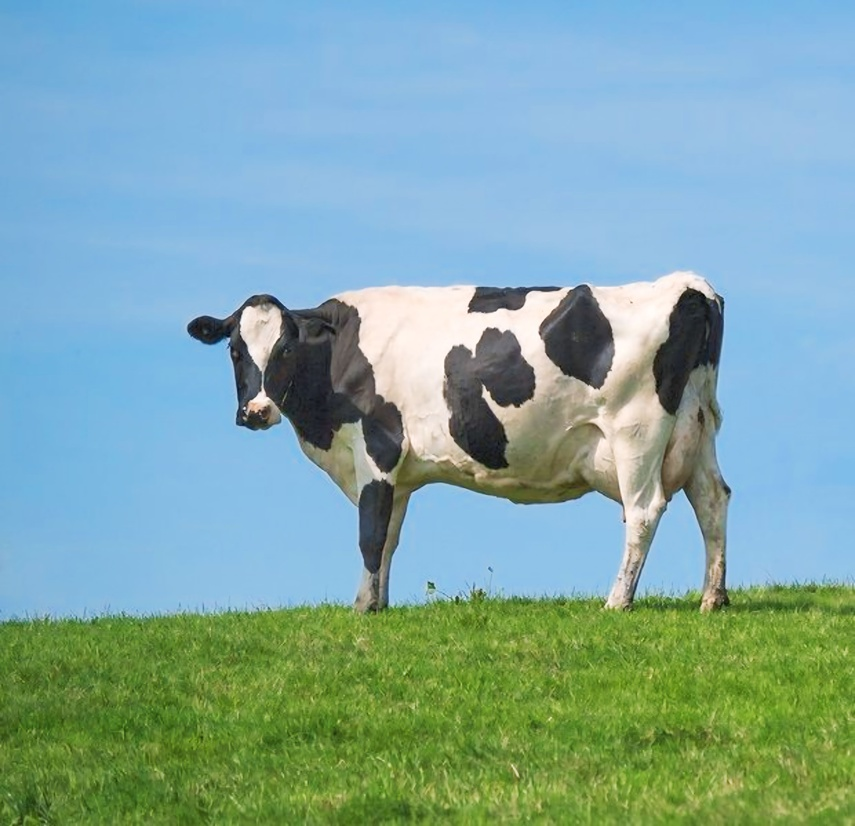
#> input picture Segmenta/Outra/vaca.jpg, 855 x 826 px, shrunk from 3480 x 3361 before the run, found by its file name
$ python vaca_final.py
#> lines starting #> are read from the running program, lines starting #| are printed output that depends on the picture; after the words box and inside, x2 and y2 are one past the last pixel; in counts of white or black regions, pixels touching at a corner belong together
import cv2
import numpy as np
from matplotlib import pyplot as plt

# Carregar a imagem
image_path = 'Segmenta/Outra/vaca.jpg'
image = cv2.imread(image_path)
#> image is the input picture: shape (826, 855, 3); mean B, G, R 164.3, 166.9, 128

# Converter para o espaço de cores HSV
hsv_image = cv2.cvtColor(image, cv2.COLOR_BGR2HSV)
#> hsv_image: shape (826, 855, 3); mean H, S, V 78.2, 110.1, 191.1

# Definir intervalos de HSV para verde (grama) e azul (céu)
lower_green = np.array([36, 25, 25])
upper_green = np.array([86, 255, 255])

lower_blue = np.array([85, 77, 1])
upper_blue = np.array([200, 255, 255])

# Criar máscaras para verde e azul
mask_green = cv2.inRange(hsv_image, lower_green, upper_green)
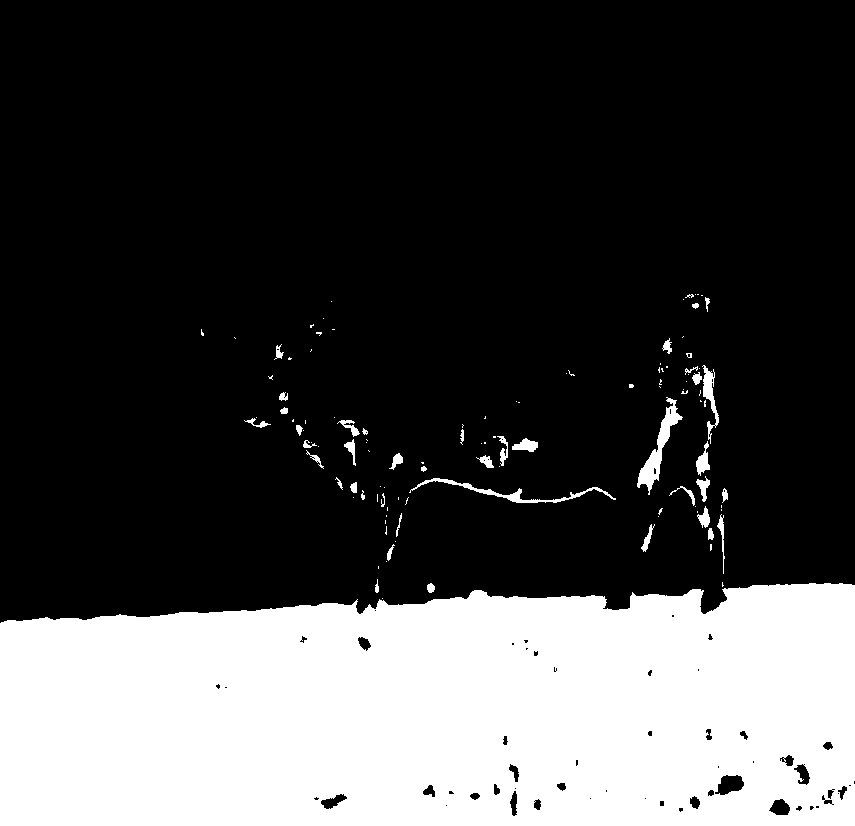
#> mask_green: shape (826, 855); 27.5% white; 116 white regions (74 under 20 px), largest, box (x1, y1, x2, y2) and area: (0, 583, 855, 826) 188430, (637, 397, 683, 495) 1112, (409, 478, 616, 503) 755
mask_blue = cv2.inRange(hsv_image, lower_blue, upper_blue)
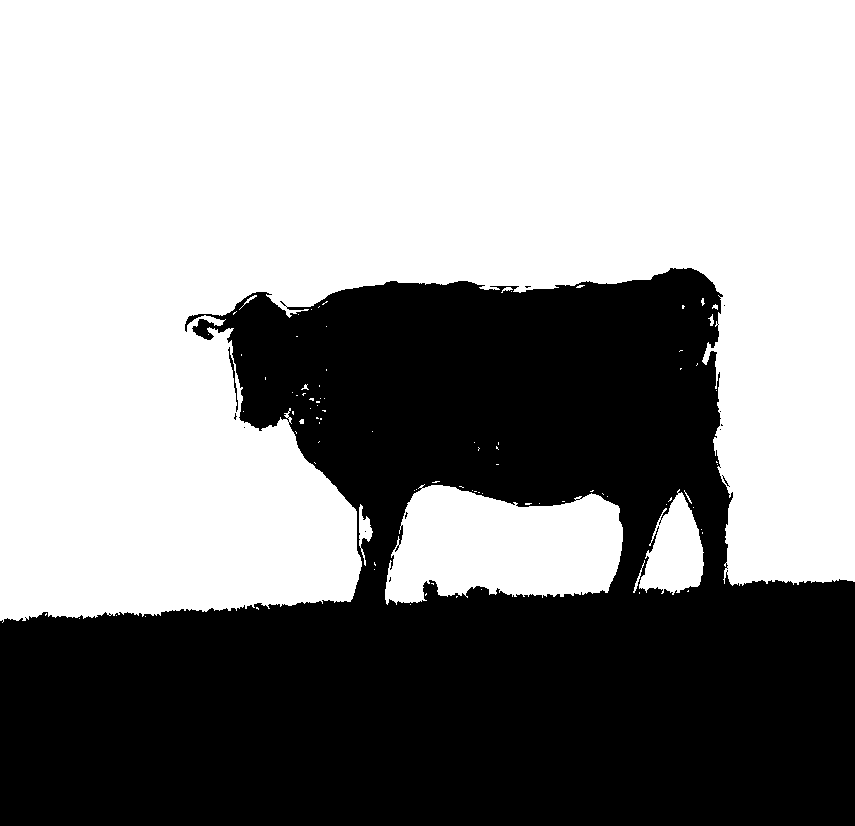
#> mask_blue: shape (826, 855); 57.6% white; 13 black regions (11 under 20 px), largest, box (x1, y1, x2, y2) and area: (0, 268, 855, 826) 299619, (228, 347, 238, 412) 112

# Combinar máscaras
mask_combined = cv2.bitwise_or(mask_green, mask_blue)
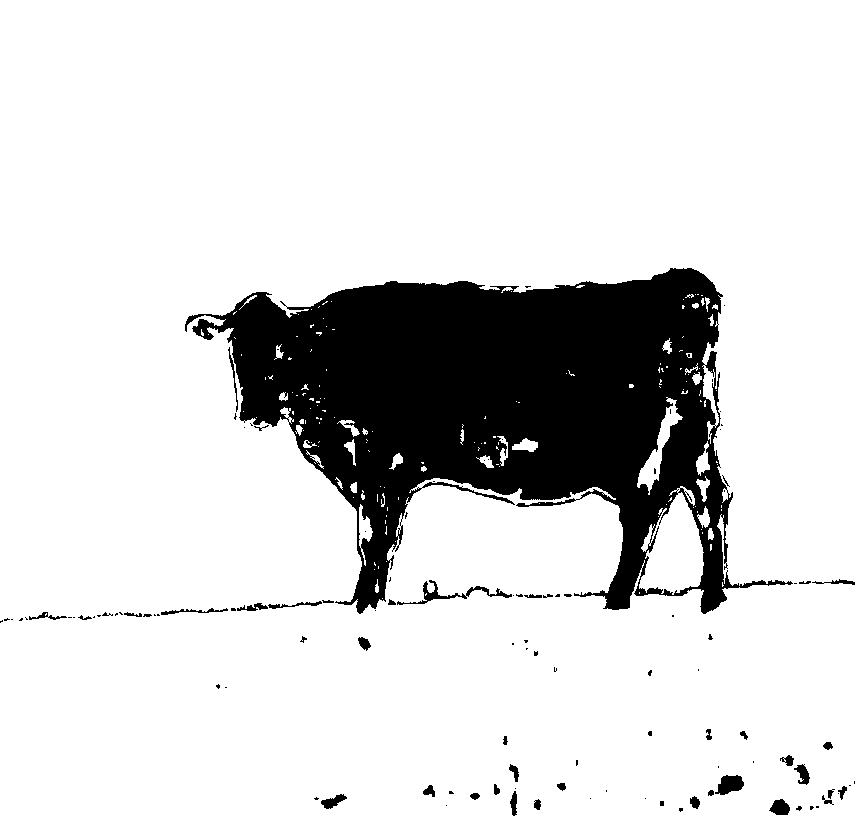
#> mask_combined: shape (826, 855); 85% white; 114 black regions (71 under 20 px), largest, box (x1, y1, x2, y2) and area: (185, 268, 793, 614) 101603, (397, 580, 512, 605) 507, (715, 775, 744, 795) 386

# Inverter a máscara para manter a vaca
mask_inverted = cv2.bitwise_not(mask_combined)

# Aplicar a máscara invertida à imagem original
result = cv2.bitwise_and(image, image, mask=mask_inverted)

# Converter para escala de cinza
gray = cv2.cvtColor(result, cv2.COLOR_BGR2GRAY)
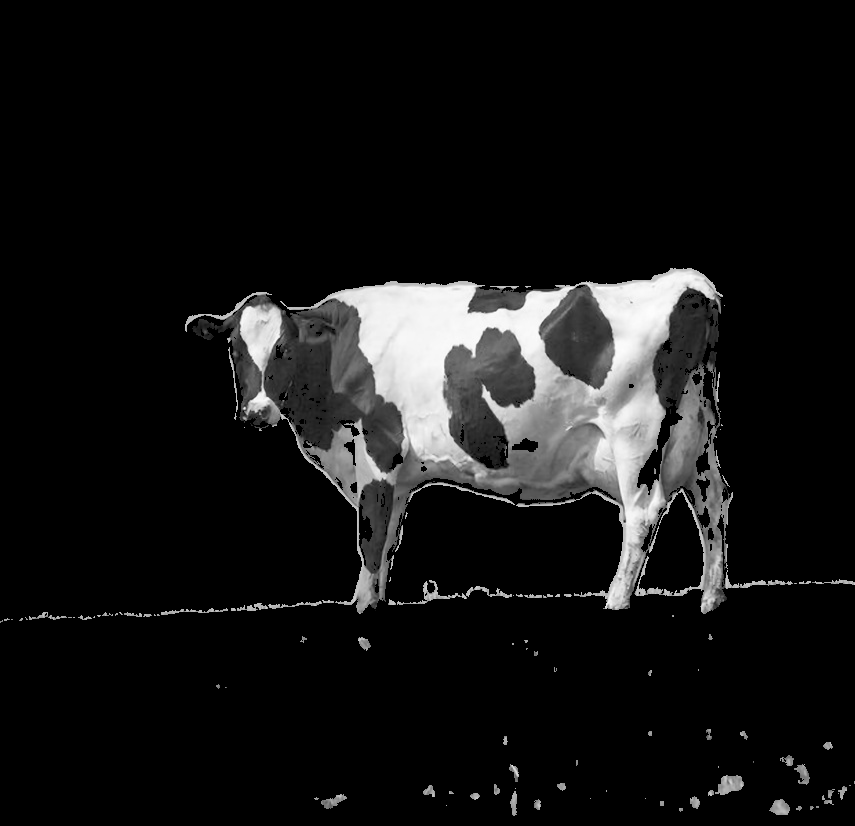
#> gray: shape (826, 855); min 0, max 253, mean 21.1

# Aplicar limiarização para binarizar a imagem (sem fechamento prévio)
_, binary = cv2.threshold(gray, 1, 255, cv2.THRESH_BINARY)
#> binary: shape (826, 855); 15% white; 114 white regions (71 under 20 px)

# Encontrar contornos na imagem binária
contours, _ = cv2.findContours(binary, cv2.RETR_EXTERNAL, cv2.CHAIN_APPROX_SIMPLE)
#> contours = 103 contours, 70 with area under 20; largest, box (x1, y1, x2, y2) and area: (185, 268, 793, 614) 109525, (397, 580, 512, 605) 348, (715, 775, 744, 795) 346, (769, 799, 790, 815) 210, (321, 794, 347, 809) 162

# Encontrar o contorno com a maior área (objeto mais denso)
max_contour = max(contours, key=cv2.contourArea)
#> max_contour = contour of 1612 points, box (x1, y1, x2, y2) (185, 268, 793, 614), area 109525

# Criar uma máscara para o objeto mais denso
mask_object = np.zeros_like(binary)
cv2.drawContours(mask_object, [max_contour], -1, 255, thickness=cv2.FILLED)
#> mask_object: shape (826, 855); 15.7% white; 1 white region, box (x1, y1, x2, y2) and area: (185, 268, 793, 614) 111150

# Extrair o objeto mais denso da imagem original
object_extracted = cv2.bitwise_and(result, result, mask=mask_object)

# Converter o objeto extraído para escala de cinza
object_gray = cv2.cvtColor(object_extracted, cv2.COLOR_BGR2GRAY)

# Binarizar o objeto extraído
_, object_binary = cv2.threshold(object_gray, 1, 255, cv2.THRESH_BINARY)
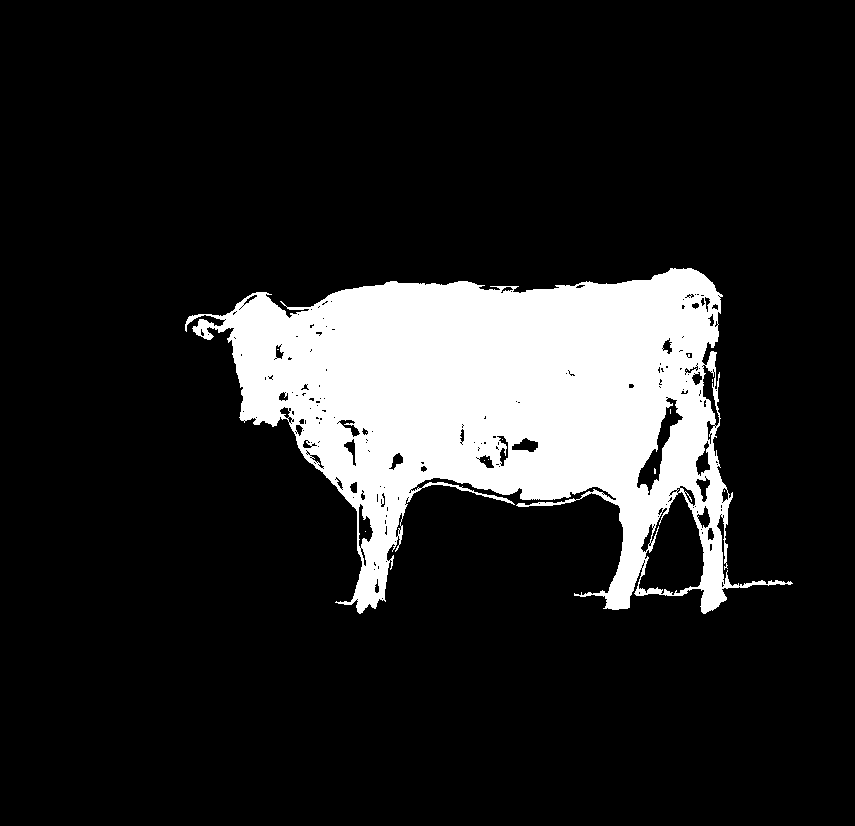
#> object_binary: shape (826, 855); 14.4% white; 12 white regions (11 under 20 px), largest, box (x1, y1, x2, y2) and area: (185, 268, 793, 614) 101602

# Definir o kernel com formato elíptico e tamanho 7x7
kernel = cv2.getStructuringElement(cv2.MORPH_ELLIPSE, (30, 30))

# Aplicar operação de fechamento na imagem binária com 2 iterações
object_binary_closed = cv2.morphologyEx(object_binary, cv2.MORPH_CLOSE, kernel, iterations=2)
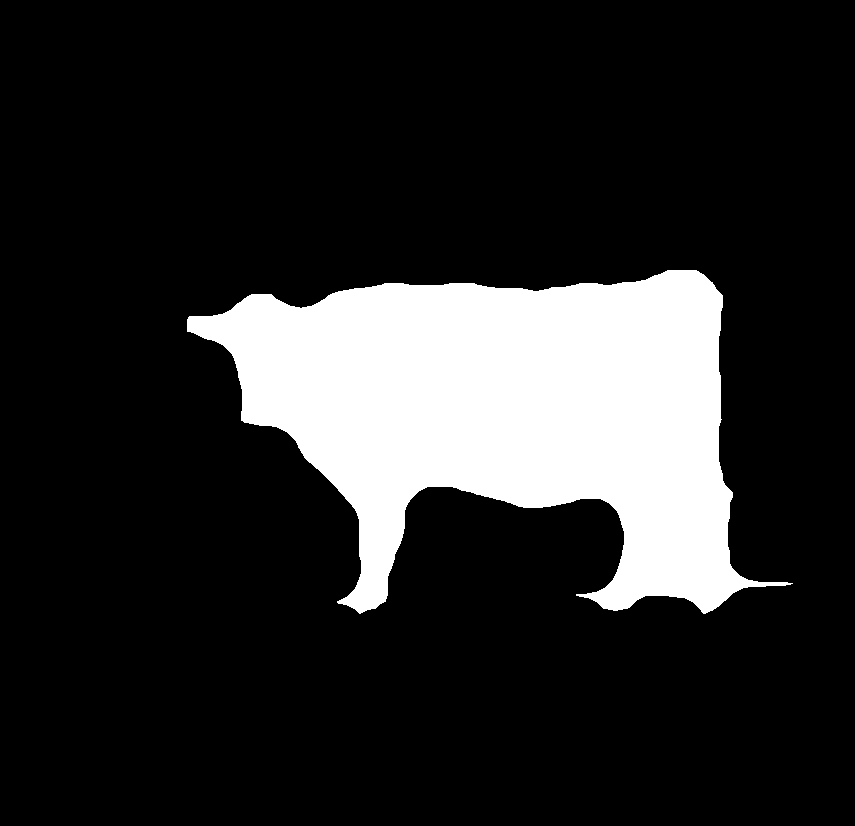
#> object_binary_closed: shape (826, 855); 16.3% white; 1 white region, box (x1, y1, x2, y2) and area: (187, 270, 793, 614) 115362

# Salvar o objeto extraído binarizado
cv2.imwrite("objeto_extratido_binario.jpg", object_binary_closed)

# Converter para RGB para exibição com matplotlib
result_rgb = cv2.cvtColor(result, cv2.COLOR_BGR2RGB)
object_extracted_rgb = cv2.cvtColor(object_extracted, cv2.COLOR_BGR2RGB)

# Exibir as imagens
plt.figure(figsize=(10, 5))

plt.subplot(1, 3, 1)
plt.title("Imagem Segmentada")
plt.imshow(result_rgb)

plt.subplot(1, 3, 2)
plt.title("Objeto Extraído")
plt.imshow(object_extracted_rgb)

plt.subplot(1, 3, 3)
plt.title("Objeto Binarizado com Fechamento")
plt.imshow(object_binary_closed, cmap='gray')

plt.show()
